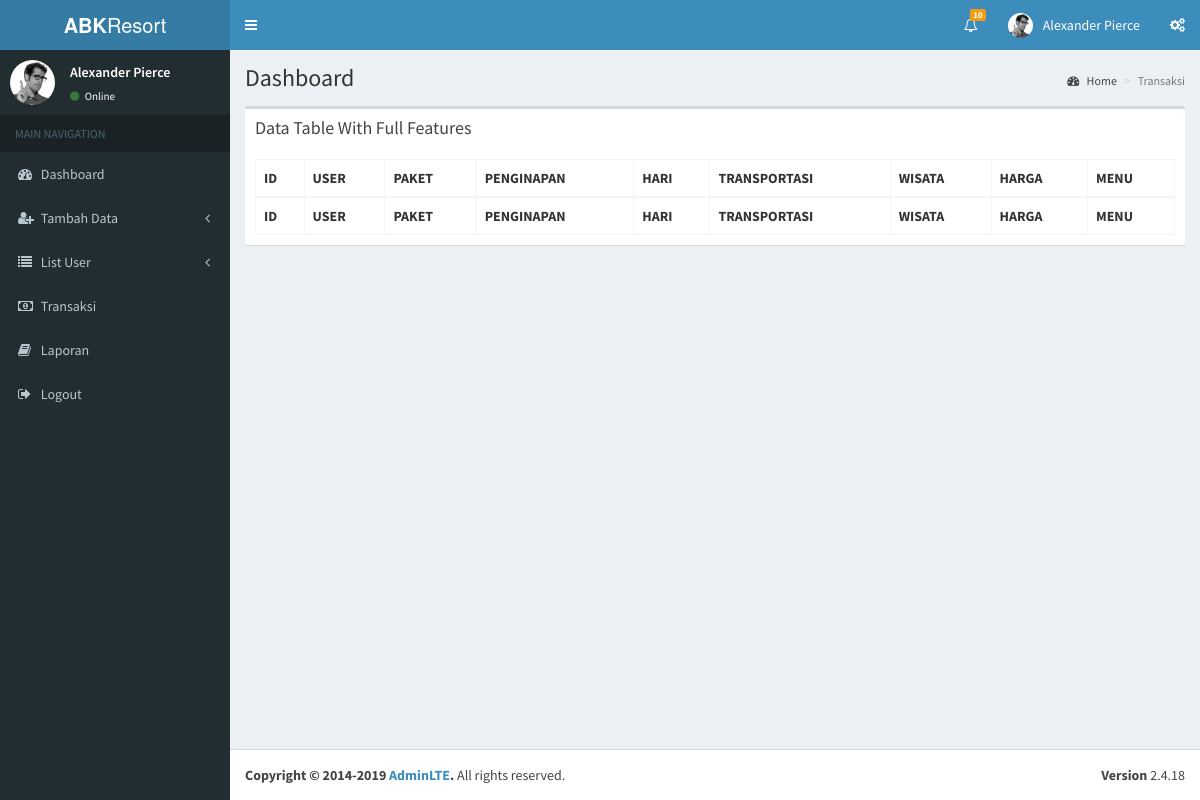
Before: /index.php/admin/transaksi with the older database file.
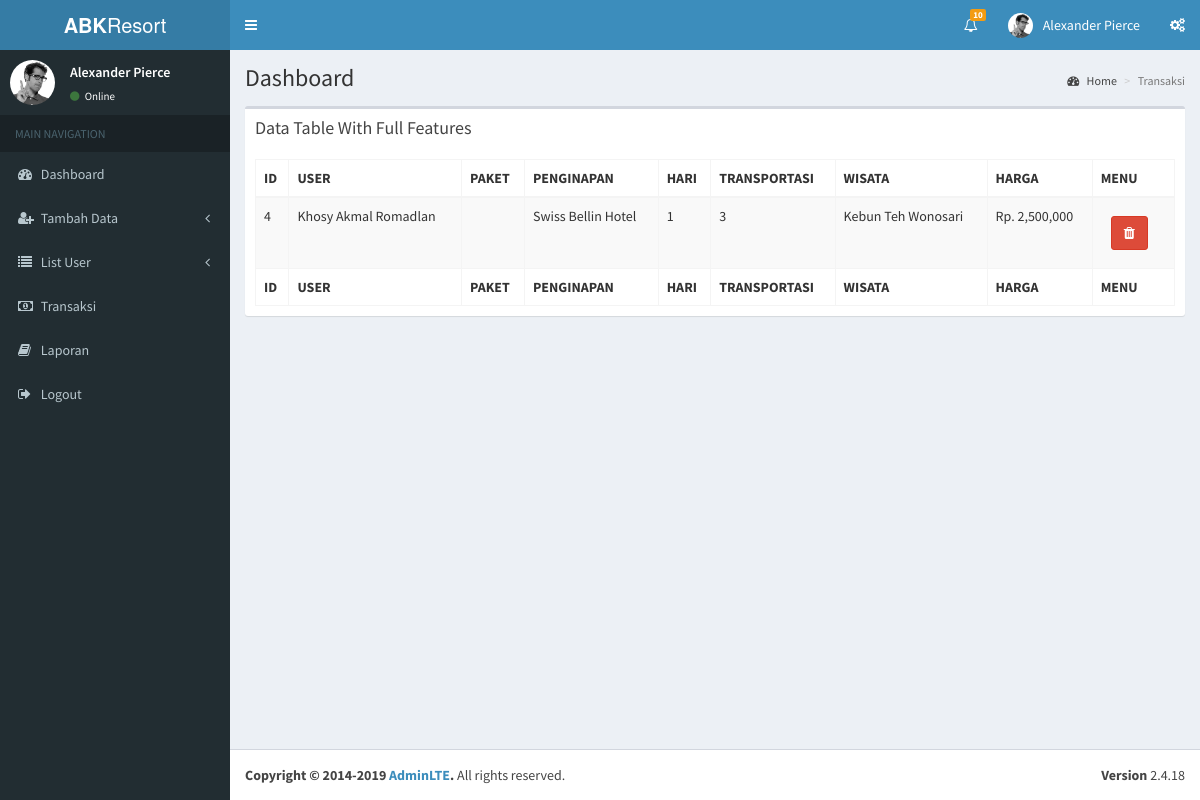
After: the same page with the newer database file.
### tables this page shows
CREATE TABLE `transaksi` (
  `id_transaksi` int(11) NOT NULL,
  `id_user` int(11) NOT NULL,
  `id_paket` int(11) DEFAULT NULL,
  `id_penginapan` int(11) DEFAULT NULL,
  `hari` int(11) DEFAULT NULL,
  `id_rute` int(11) DEFAULT NULL,
  `id_wisata` int(11) DEFAULT NULL,
  `total_harga` int(11) NOT NULL
);

CREATE TABLE `user` (
  `id_user` int(11) NOT NULL,
  `nama_lengkap` varchar(50) NOT NULL,
  `password` varchar(50) NOT NULL,
  `email` varchar(50) NOT NULL,
  `jenis_kelamin` enum('Laki-laki','Perempuan') NOT NULL,
  `nomor_hp` varchar(50) NOT NULL,
  `foto` varchar(255) NOT NULL DEFAULT 'default.jpg'
);

CREATE TABLE `penginapan` (
  `id_penginapan` int(11) NOT NULL,
  `id_kota` int(11) NOT NULL,
  `nama_penginapan` varchar(30) NOT NULL,
  `jumlah_tamu` int(11) DEFAULT NULL,
  `harga` int(11) NOT NULL,
  `foto` text NOT NULL
);

CREATE TABLE `wisata` (
  `id_wisata` int(11) NOT NULL,
  `id_kota` int(11) NOT NULL,
  `nama_wisata` varchar(50) NOT NULL,
  `harga_tiket` int(11) NOT NULL,
  `foto` text NOT NULL
);

### application/controllers/Admin.php (called while the page is built, shortened)
<?php
class Admin extends CI_Controller
{
	public function __construct()
	{
		$this->load->helper(array('form', 'url'));
		$this->load->library('form_validation');
		$this->load->model("Model_penginapan");
		$this->load->model("Model_jenisPenginapan");
		$this->load->model("Model_transport");
		$this->load->model("Model_rute");
		$this->load->model("Model_kota");
		$this->load->model("Model_wisata");
		$this->load->model("Model_transaksi");
		$this->load->model("Model_paket");
		$this->load->model("Model_user");
		$this->load->model("Model_admin");
		$this->load->model("Model_super_admin");
	}
	public function transaksi()
	{
		$this->load->view('template_admin/header');
		$this->load->view('template_admin/sidebar');
		$this->load->view('admin/transaksi');
		$this->load->view('template_admin/footer');
	}
}

### index.php (called while the page is built, shortened)
<?php
require_once BASEPATH.'core/CodeIgniter.php';

### application/views/admin/transaksi.php (the view, shortened to what this page needs)
<section class="content">
      <div class="row">
        <div class="col-xs-12">
          <div class="box">
            <div class="box-header">
              <h3 class="box-title">Data Table With Full Features</h3>
            </div>
            <div class="box-body">
              <table id="example1" class="table table-hover table-bordered table-striped">
                <thead>
                <tr>
                  <th>ID</th>
                  <th>USER</th>
                  <th>PAKET</th>
                  <th>PENGINAPAN</th>
                  <th>HARI</th>
                  <th>TRANSPORTASI</th>
                  <th>WISATA</th>
                  <th>HARGA</th>
                  <th>MENU</th>
                </tr>
                </thead>
                <tbody>
						<?php
                        $this->db->select
                        ('id_transaksi, nama_lengkap, id_paket, nama_penginapan, hari, id_rute, total_harga, nama_wisata');
                                  $this->db->join('user', 'user.id_user = transaksi.id_user');
                                  $this->db->join('penginapan', 'penginapan.id_penginapan = transaksi.id_penginapan');
                        $query =  $this->db->join('wisata', 'wisata.id_wisata = transaksi.id_wisata')->get('transaksi');
						foreach ($query->result_array() as $trans) :
							?>
							<tr>
							  <td>
									<p><?= $trans['id_transaksi'] ?></p>
								</td>
								<td>
									<p><?= $trans['nama_lengkap'] ?></p>
								</td>
								<td>
								</td>
								<td>
									<p><?= $trans['nama_penginapan'] ?></p>
								</td>
                <td>
									<p><?= $trans['hari'] ?></p>
								</td>
                <td>
									<p><?= $trans['id_rute'] ?></p>
								</td>
                <td>
									<p><?= $trans['nama_wisata'] ?></p>
								</td>
								<td>
                  <p>Rp. <?= number_format($trans['total_harga']) ?></p>
								</td>
                                <td>
                                    <?php  echo anchor('Admin/transaksiDelete/'.$trans['id_transaksi'], '<button class="btn btn-danger margin" type="button"><span class="fa fa-trash"></span> </button>'); ?>
                                </td>
							</tr>
						<?php endforeach; ?>
                </tbody>
                <tfoot>
                <tr>
                <th>ID</th>
                  <th>USER</th>
                  <th>PAKET</th>
                  <th>PENGINAPAN</th>
                  <th>HARI</th>
                  <th>TRANSPORTASI</th>
                  <th>WISATA</th>
                  <th>HARGA</th>
                  <th>MENU</th>
                </tr>
                </tfoot>
              </table>
            </div>
          </div>
        </div>
      </div>
    </section>
</div>

### application/views/template_admin/header.php (shortened to what this page needs)
<!DOCTYPE html>
<html>
<head>
    <link rel="stylesheet" href="<?= base_url('assets_admin/') ?>bower_components/bootstrap/dist/css/bootstrap.min.css">
    <link rel="stylesheet" href="<?= base_url('assets_admin/') ?>bower_components/font-awesome/css/font-awesome.min.css">
    <link rel="stylesheet" href="<?= base_url('assets_admin/') ?>bower_components/Ionicons/css/ionicons.min.css">
    <link rel="stylesheet" href="<?= base_url('assets_admin/') ?>bower_components/datatables.net-bs/css/dataTables.bootstrap.min.css">
    <link rel="stylesheet" href="<?= base_url('assets_admin/') ?>bower_components/jvectormap/jquery-jvectormap.css">
    <link rel="stylesheet" href="<?= base_url('assets_admin/') ?>dist/css/AdminLTE.min.css">
    <link rel="stylesheet" href="<?= base_url('assets_admin/') ?>dist/css/skins/_all-skins.min.css">
</head>

### application/views/template_admin/sidebar.php (shortened to what this page needs)
<body class="hold-transition skin-blue sidebar-mini">
  <div class="wrapper">
    <header class="main-header">
      <a href="<?= base_url('Admin') ?>" class="logo">
        <span class="logo-lg"><b>ABK</b>Resort</span>
      </a>
      <nav class="navbar navbar-static-top">
        <a href="#" class="sidebar-toggle" data-toggle="push-menu" role="button">
        </a>
        <div class="navbar-custom-menu">
          <ul class="nav navbar-nav">
            <li class="dropdown notifications-menu">
              <a href="#" class="dropdown-toggle" data-toggle="dropdown">
                <i class="fa fa-bell-o"></i>
                <span class="label label-warning">10</span>
              </a>
            </li>
            <li class="dropdown user user-menu">
              <a href="#" class="dropdown-toggle" data-toggle="dropdown">
                <img src="<?= base_url('assets_admin/') ?>dist/img/user2-160x160.jpg" class="user-image" alt="User Image">
                <span class="hidden-xs">Alexander Pierce</span>
              </a>
            </li>
            <li>
              <a href="#" data-toggle="control-sidebar"><i class="fa fa-gears"></i></a>
            </li>
          </ul>
        </div>
      </nav>
    </header>
    <aside class="main-sidebar">
      <section class="sidebar">
        <div class="user-panel">
          <div class="pull-left image">
            <img src="<?= base_url('assets_admin/') ?>dist/img/user2-160x160.jpg" class="img-circle" alt="User Image">
          </div>
          <div class="pull-left info">
            <p>Alexander Pierce</p>
            <a href="#"><i class="fa fa-circle text-success"></i> Online</a>
          </div>
        </div>
        <ul class="sidebar-menu" data-widget="tree">
          <li class="header">MAIN NAVIGATION</li>
          <li><a href="<?= base_url('Admin') ?>"><i class="fa fa-dashboard"></i> <span>Dashboard</span></a></li>
          <?php if (($this->uri->segment(2) == "tambah_penginapan") || ($this->uri->segment(2) == "tambah_transport") || ($this->uri->segment(2) == "tambah_wisata")) : ?>
            <li class="active treeview menu-open">
              <a href="#">
                <i class="fa fa-user-plus"></i>
                <span>Tambah Data</span>
                <span class="pull-right-container">
                  <i class="fa fa-angle-left pull-right"></i>
                </span>
              </a>
              <ul class="treeview-menu">
                <?php if ($this->uri->segment(2) == "tambah_penginapan") : ?>
                  <li class="active"><a href="<?= base_url('Admin/tambah_penginapan') ?>"><i class="fa fa-circle-o"></i> Data Penginapan</a></li>
                  <li><a href="<?= base_url('Admin/tambah_transport') ?>"><i class="fa fa-circle-o"></i> Data Transport</a></li>
                  <li><a href="<?= base_url('Admin/tambah_wisata') ?>"><i class="fa fa-circle-o"></i> Data Wisata</a></li>
                <?php elseif ($this->uri->segment(2) == "tambah_transport") : ?>
                  <li><a href="<?= base_url('Admin/tambah_penginapan') ?>"><i class="fa fa-circle-o"></i> Data Penginapan</a></li>
                  <li class="active"><a href="<?= base_url('Admin/tambah_transport') ?>"><i class="fa fa-circle-o"></i> Data Transport</a></li>
                  <li><a href="<?= base_url('Admin/tambah_wisata') ?>"><i class="fa fa-circle-o"></i> Data Wisata</a></li>
                <?php elseif ($this->uri->segment(2) == "tambah_wisata") : ?>
                  <li><a href="<?= base_url('Admin/tambah_penginapan') ?>"><i class="fa fa-circle-o"></i> Data Penginapan</a></li>
                  <li><a href="<?= base_url('Admin/tambah_transport') ?>"><i class="fa fa-circle-o"></i> Data Transport</a></li>
                  <li class="active"><a href="<?= base_url('Admin/tambah_wisata') ?>"><i class="fa fa-circle-o"></i> Data Wisata</a></li>
                <?php endif; ?>
              </ul>
            </li>
            </li>
          <?php else : ?>
            <li class="treeview ">
              <a href="#">
                <i class="fa fa-user-plus"></i>
                <span>Tambah Data</span>
                <span class="pull-right-container">
                  <i class="fa fa-angle-left pull-right"></i>
                </span>
              </a>
            </li>
          <?php endif; ?>
          <li class="treeview">
            <a href="#">
              <i class="fa fa-list"></i> <span>List User</span>
              <span class="pull-right-container">
                <i class="fa fa-angle-left pull-right"></i>
              </span>
            </a>
          </li>
          <li><a href="<?= base_url('Admin/transaksi') ?>"><i class="fa fa-money"></i> <span>Transaksi</span></a></li>
          <li><a href="<?= base_url('Admin/laporan') ?>"><i class="fa fa-book"></i> <span>Laporan</span></a></li>
          <li><a href="<?= base_url('Admin/loginadmin') ?>"><i class="fa fa-sign-out"></i> <span>Logout</span></a></li>
        </ul>
      </section>
    </aside>
    <div class="content-wrapper">
      <section class="content-header">
        <h1>
          Dashboard
        </h1>
        <ol class="breadcrumb">
          <li><a href="#"><i class="fa fa-dashboard"></i> Home</a></li>
          <?php
          if ($this->uri->segment(2) == "tambah_penginapan") : ?>
            <li class="active">Tambah Penginapan</li>
          <?php elseif ($this->uri->segment(2) == "tambah_transport") : ?>
            <li class="active">Tambah Transport</li>
          <?php elseif ($this->uri->segment(2) == "tambah_wisata") : ?>
            <li class="active">Tambah Wisata</li>
          <?php elseif ($this->uri->segment(2) == "transaksi") : ?>
            <li class="active">Transaksi</li>
          <?php elseif ($this->uri->segment(2) == "laporan") : ?>
            <li class="active">Laporan</li>
          <?php else : ?>
            <li class="active">Dashboard</li>
          <?php endif;
          ?>
        </ol>
      </section>

### application/views/template_admin/footer.php (shortened to what this page needs)
<footer class="main-footer">
    <div class="pull-right hidden-xs">
        <b>Version</b> 2.4.18
    </div>
    <strong>Copyright &copy; 2014-2019 <a href="https://adminlte.io">AdminLTE</a>.</strong> All rights
    reserved.
</footer>
</div>
</body>
</html>

Changed rows visible on the page:
added transaksi: id_transaksi "4", id_user.nama_lengkap "Khosy Akmal Romadlan", id_penginapan.nama_penginapan "Swiss Bellin Hotel", hari "1", id_rute "3", id_wisata.nama_wisata "Kebun Teh Wonosari", total_harga "2,500,000"
